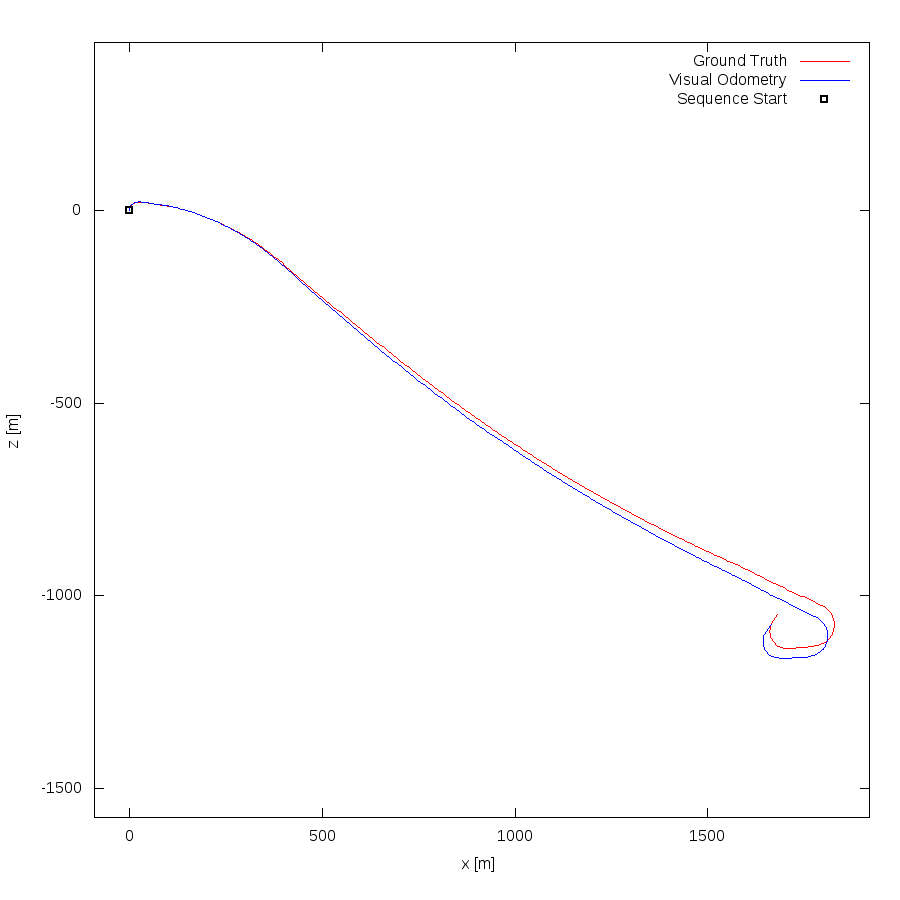

Generate this figure with gnuplot:
set term png size 900,900
set output "01.png"
set size ratio -1
set xrange [-91:1919]
set yrange [-1575:435]
set xlabel "x [m]"
set ylabel "z [m]"
plot "01.txt" using 1:2 lc rgb "#FF0000" title 'Ground Truth' w lines,"01.txt" using 3:4 lc rgb "#0000FF" title 'Visual Odometry' w lines,"< head -1 01.txt" using 1:2 lc rgb "#000000" pt 4 ps 1 lw 2 title 'Sequence Start' w points
